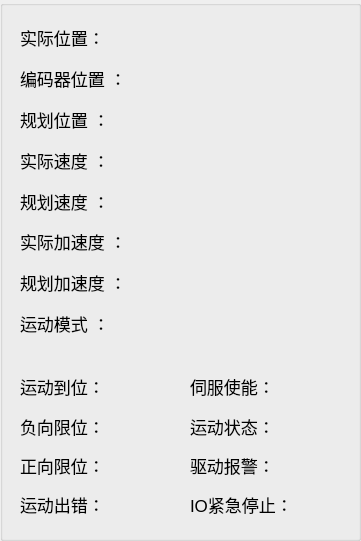
     <widget class="QGroupBox" name="axisMonitor">
      <property name="geometry">
       <rect>
        <x>200</x>
        <y>30</y>
        <width>361</width>
        <height>541</height>
       </rect>
      </property>
      <property name="title">
       <string/>
      </property>
      <widget class="QWidget" name="layoutWidget">
       <property name="geometry">
        <rect>
         <x>20</x>
         <y>20</y>
         <width>321</width>
         <height>321</height>
        </rect>
       </property>
       <layout class="QGridLayout" name="gridLayout_3">
        <item row="7" column="1">
         <widget class="QLabel" name="moveMode">
          <property name="font">
           <font>
            <pointsize>13</pointsize>
           </font>
          </property>
          <property name="text">
           <string/>
          </property>
          <property name="alignment">
           <set>Qt::AlignCenter</set>
          </property>
         </widget>
        </item>
        <item row="1" column="0">
         <widget class="QLabel" name="label_5">
          <property name="font">
           <font>
            <pointsize>13</pointsize>
           </font>
          </property>
          <property name="text">
           <string>编码器位置 ：</string>
          </property>
         </widget>
        </item>
        <item row="0" column="1">
         <widget class="QLabel" name="actualPosion_mm">
          <property name="font">
           <font>
            <pointsize>13</pointsize>
           </font>
          </property>
          <property name="text">
           <string/>
          </property>
          <property name="alignment">
           <set>Qt::AlignCenter</set>
          </property>
         </widget>
        </item>
        <item row="2" column="1">
         <widget class="QLabel" name="planPosion">
          <property name="font">
           <font>
            <pointsize>13</pointsize>
           </font>
          </property>
          <property name="text">
           <string/>
          </property>
          <property name="alignment">
           <set>Qt::AlignCenter</set>
          </property>
         </widget>
        </item>
        <item row="3" column="1">
         <widget class="QLabel" name="actualSpeed">
          <property name="font">
           <font>
            <pointsize>13</pointsize>
           </font>
          </property>
          <property name="text">
           <string/>
          </property>
          <property name="alignment">
           <set>Qt::AlignCenter</set>
          </property>
         </widget>
        </item>
        <item row="5" column="1">
         <widget class="QLabel" name="actualAcceleratedSpeed">
          <property name="font">
           <font>
            <pointsize>13</pointsize>
           </font>
          </property>
          <property name="text">
           <string/>
          </property>
          <property name="alignment">
           <set>Qt::AlignCenter</set>
          </property>
         </widget>
        </item>
        <item row="4" column="0">
         <widget class="QLabel" name="label_15">
          <property name="font">
           <font>
            <pointsize>13</pointsize>
           </font>
          </property>
          <property name="text">
           <string>规划速度 ：</string>
          </property>
         </widget>
        </item>
        <item row="5" column="0">
         <widget class="QLabel" name="label_37">
          <property name="maximumSize">
           <size>
            <width>100</width>
            <height>16777215</height>
           </size>
          </property>
          <property name="font">
           <font>
            <pointsize>13</pointsize>
           </font>
          </property>
          <property name="text">
           <string>实际加速度 ：</string>
          </property>
         </widget>
        </item>
        <item row="6" column="1">
         <widget class="QLabel" name="planAcceleratedSpeed">
          <property name="font">
           <font>
            <pointsize>13</pointsize>
           </font>
          </property>
          <property name="text">
           <string/>
          </property>
          <property name="alignment">
           <set>Qt::AlignCenter</set>
          </property>
         </widget>
        </item>
        <item row="2" column="0">
         <widget class="QLabel" name="label_13">
          <property name="font">
           <font>
            <pointsize>13</pointsize>
           </font>
          </property>
          <property name="text">
           <string>规划位置 ：</string>
          </property>
         </widget>
        </item>
        <item row="1" column="1">
         <widget class="QLabel" name="actualPosion">
          <property name="font">
           <font>
            <pointsize>13</pointsize>
           </font>
          </property>
          <property name="text">
           <string/>
          </property>
          <property name="alignment">
           <set>Qt::AlignCenter</set>
          </property>
         </widget>
        </item>
        <item row="6" column="0">
         <widget class="QLabel" name="label_17">
          <property name="maximumSize">
           <size>
            <width>100</width>
            <height>16777215</height>
           </size>
          </property>
          <property name="font">
           <font>
            <pointsize>13</pointsize>
           </font>
          </property>
          <property name="text">
           <string>规划加速度 ：</string>
          </property>
         </widget>
        </item>
        <item row="7" column="0">
         <widget class="QLabel" name="label_16">
          <property name="maximumSize">
           <size>
            <width>100</width>
            <height>16777215</height>
           </size>
          </property>
          <property name="font">
           <font>
            <pointsize>13</pointsize>
           </font>
          </property>
          <property name="text">
           <string>运动模式 ：</string>
          </property>
         </widget>
        </item>
        <item row="4" column="1">
         <widget class="QLabel" name="planSpeed">
          <property name="font">
           <font>
            <pointsize>13</pointsize>
           </font>
          </property>
          <property name="text">
           <string/>
          </property>
          <property name="alignment">
           <set>Qt::AlignCenter</set>
          </property>
         </widget>
        </item>
        <item row="0" column="0">
         <widget class="QLabel" name="label_67">
          <property name="maximumSize">
           <size>
            <width>100</width>
            <height>16777215</height>
           </size>
          </property>
          <property name="font">
           <font>
            <pointsize>13</pointsize>
           </font>
          </property>
          <property name="text">
           <string>实际位置：</string>
          </property>
         </widget>
        </item>
        <item row="3" column="0">
         <widget class="QLabel" name="label_14">
          <property name="font">
           <font>
            <pointsize>13</pointsize>
           </font>
          </property>
          <property name="text">
           <string>实际速度 ：</string>
          </property>
         </widget>
        </item>
       </layout>
      </widget>
      <widget class="QWidget" name="layoutWidget">
       <property name="geometry">
        <rect>
         <x>20</x>
         <y>370</y>
         <width>141</width>
         <height>151</height>
        </rect>
       </property>
       <layout class="QGridLayout" name="gridLayout_4">
        <item row="0" column="0">
         <widget class="QLabel" name="label_30">
          <property name="font">
           <font>
            <pointsize>13</pointsize>
           </font>
          </property>
          <property name="text">
           <string>运动到位：</string>
          </property>
         </widget>
        </item>
        <item row="0" column="1">
         <widget class="QLabel" name="arrivePosion">
          <property name="text">
           <string/>
          </property>
         </widget>
        </item>
        <item row="3" column="1">
         <widget class="QLabel" name="moveErrorStatus">
          <property name="text">
           <string/>
          </property>
         </widget>
        </item>
        <item row="1" column="1">
         <widget class="QLabel" name="backwardLimitStatus">
          <property name="text">
           <string/>
          </property>
         </widget>
        </item>
        <item row="2" column="0">
         <widget class="QLabel" name="label_26">
          <property name="font">
           <font>
            <pointsize>13</pointsize>
           </font>
          </property>
          <property name="text">
           <string>正向限位：</string>
          </property>
         </widget>
        </item>
        <item row="1" column="0">
         <widget class="QLabel" name="label_25">
          <property name="font">
           <font>
            <pointsize>13</pointsize>
           </font>
          </property>
          <property name="text">
           <string>负向限位：</string>
          </property>
         </widget>
        </item>
        <item row="3" column="0">
         <widget class="QLabel" name="label_27">
          <property name="font">
           <font>
            <pointsize>13</pointsize>
           </font>
          </property>
          <property name="text">
           <string>运动出错：</string>
          </property>
         </widget>
        </item>
        <item row="2" column="1">
         <widget class="QLabel" name="forwardLimitStatus">
          <property name="text">
           <string/>
          </property>
         </widget>
        </item>
       </layout>
      </widget>
      <widget class="QWidget" name="layoutWidget">
       <property name="geometry">
        <rect>
         <x>190</x>
         <y>370</y>
         <width>151</width>
         <height>151</height>
        </rect>
       </property>
       <layout class="QGridLayout" name="gridLayout_5">
        <item row="0" column="0">
         <widget class="QLabel" name="label_23">
          <property name="font">
           <font>
            <pointsize>13</pointsize>
           </font>
          </property>
          <property name="text">
           <string>伺服使能：</string>
          </property>
         </widget>
        </item>
        <item row="0" column="1">
         <widget class="QLabel" name="axisEnableStatus">
          <property name="text">
           <string/>
          </property>
         </widget>
        </item>
        <item row="1" column="1">
         <widget class="QLabel" name="moveStatus">
          <property name="text">
           <string/>
          </property>
         </widget>
        </item>
        <item row="2" column="0">
         <widget class="QLabel" name="label_22">
          <property name="font">
           <font>
            <pointsize>13</pointsize>
           </font>
          </property>
          <property name="text">
           <string>驱动报警：</string>
          </property>
         </widget>
        </item>
        <item row="2" column="1">
         <widget class="QLabel" name="driveAlarmStatus">
          <property name="text">
           <string/>
          </property>
         </widget>
        </item>
        <item row="3" column="0">
         <widget class="QLabel" name="label_29">
          <property name="font">
           <font>
            <pointsize>13</pointsize>
           </font>
          </property>
          <property name="text">
           <string>IO紧急停止：</string>
          </property>
         </widget>
        </item>
        <item row="3" column="1">
         <widget class="QLabel" name="ioUrgentStopStatus">
          <property name="text">
           <string/>
          </property>
         </widget>
        </item>
        <item row="1" column="0">
         <widget class="QLabel" name="label_24">
          <property name="font">
           <font>
            <pointsize>13</pointsize>
           </font>
          </property>
          <property name="text">
           <string>运动状态：</string>
          </property>
         </widget>
        </item>
       </layout>
      </widget>
     </widget>
